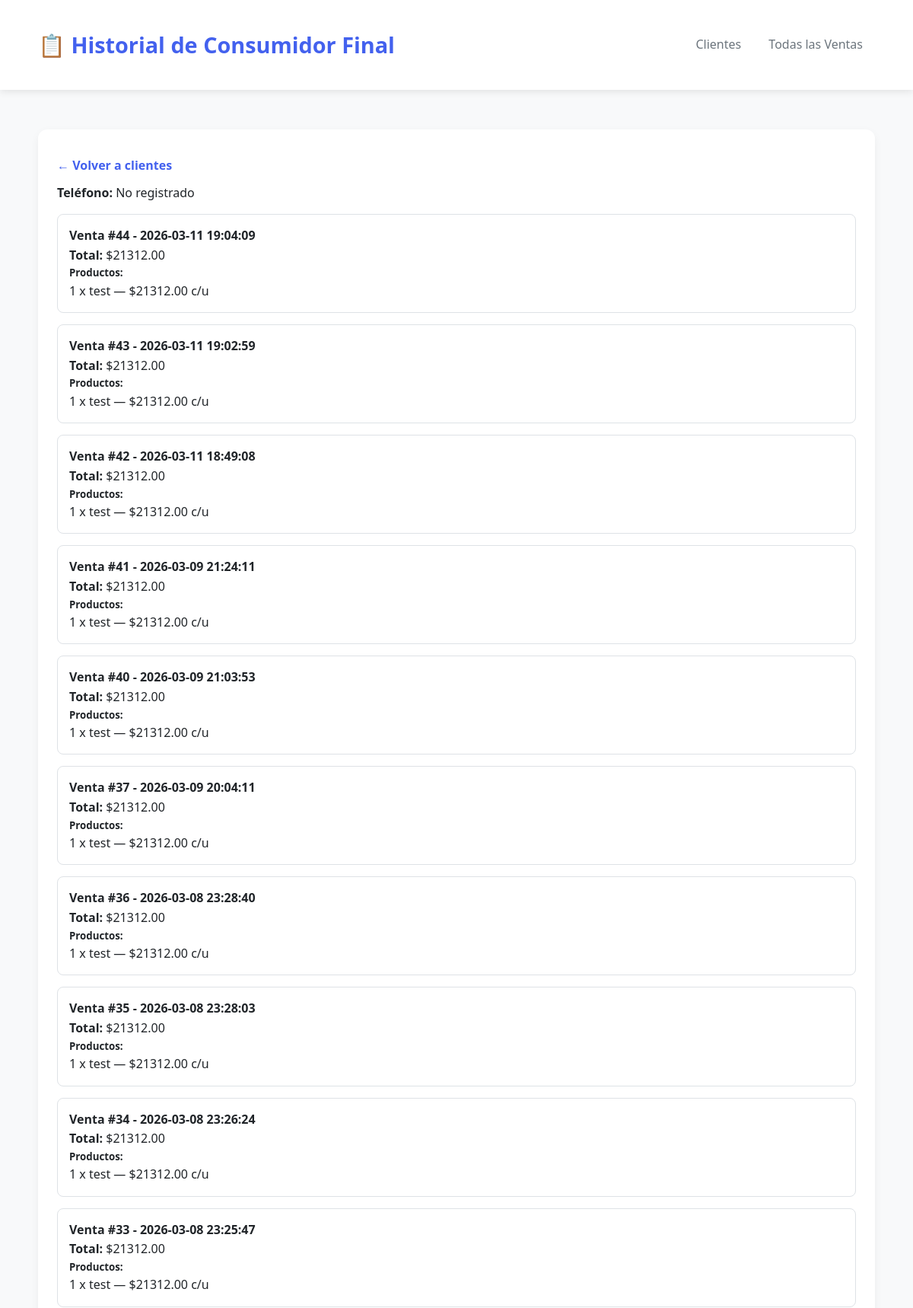
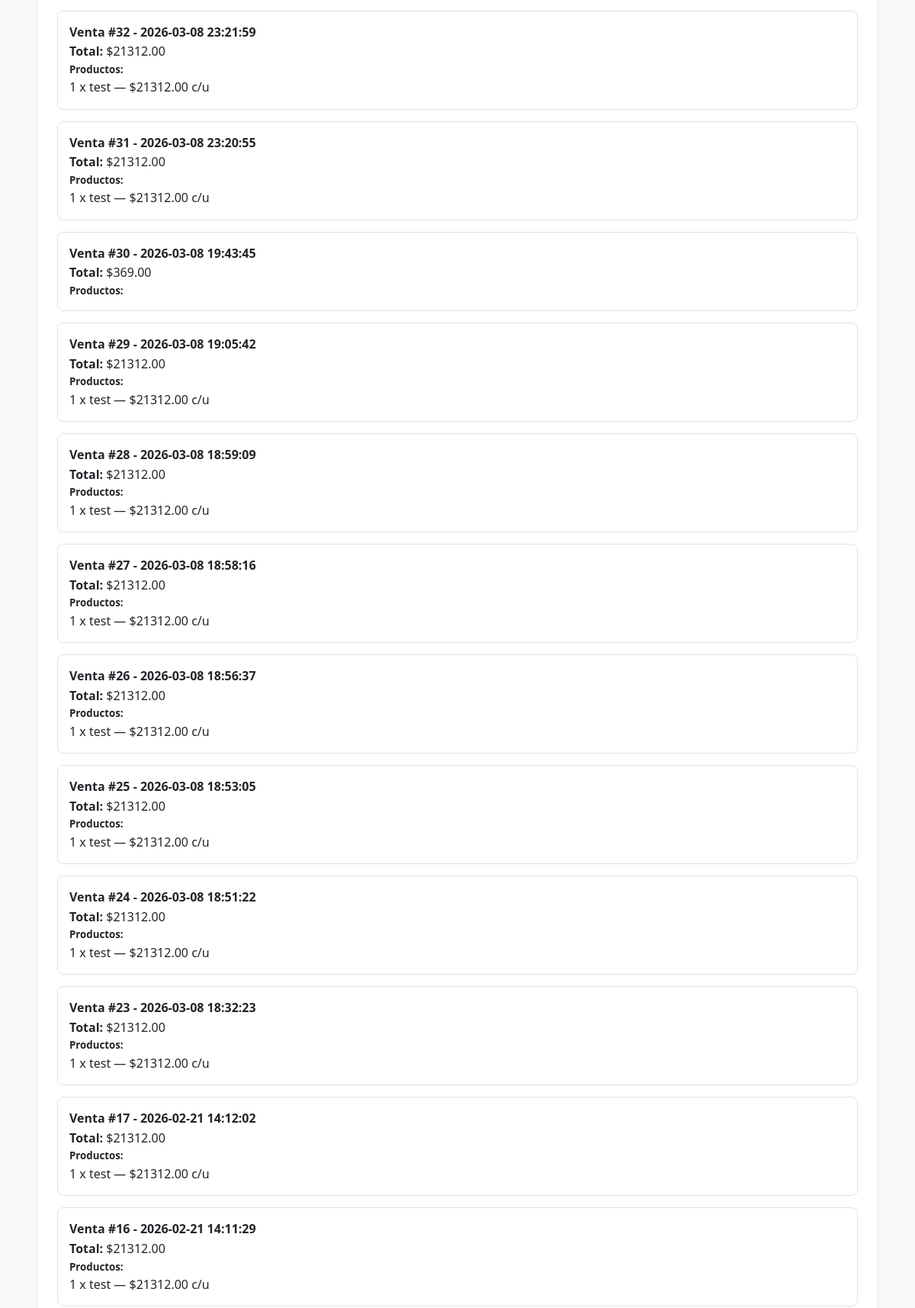
/cliente/9 (signed in, upper part), run on the app's committed database (2 pictures, top to bottom).
### tables this page shows
CREATE TABLE clientes (
                    id INTEGER PRIMARY KEY AUTOINCREMENT,
                    nombre TEXT NOT NULL,
                    telefono TEXT, cuit TEXT, dni TEXT, email TEXT, tipo INTEGER DEFAULT 0);

CREATE TABLE ventas (
                id INTEGER PRIMARY KEY AUTOINCREMENT,
                fecha TEXT NOT NULL,
                cliente_id INTEGER NOT NULL,
                total REAL NOT NULL,
                metodo_pago TEXT,
                cuotas INTEGER
            , order_id TEXT);

CREATE TABLE detalle_venta (
                    id INTEGER PRIMARY KEY AUTOINCREMENT,
                    venta_id INTEGER NOT NULL,
                    producto_id INTEGER NOT NULL,
                    cantidad INTEGER NOT NULL,
                    precio_unitario REAL NOT NULL);

CREATE TABLE productos (
    id INTEGER PRIMARY KEY AUTOINCREMENT,

        sku TEXT NOT NULL UNIQUE,
        descripcion TEXT NOT NULL,

        precio REAL NOT NULL,
        promotional_price TEXT,

        stock INTEGER,

        barcode TEXT,

        variant_id TEXT UNIQUE,
        product_id TEXT,

        activo INTEGER NOT NULL DEFAULT 1,
        fecha_creacion DATETIME DEFAULT CURRENT_TIMESTAMP,
        
        imagen_url TEXT
    );

### routes/ventas.py (the view)
@ventas_bp.route('/cliente/<int:cliente_id>')
@login_required
def historial_cliente(cliente_id):
    conn = sqlite3.connect('negocio.db')
    cliente = conn.execute("SELECT * FROM clientes WHERE id = ?", (cliente_id,)).fetchone()
    if not cliente:
        flash("Cliente no encontrado", "error")
        conn.close()
        return redirect(url_for('clientes.clientes'))
    ventas = conn.execute("""
        SELECT v.id, v.fecha, v.total FROM ventas v
        WHERE v.cliente_id = ? ORDER BY v.fecha DESC
    """, (cliente_id,)).fetchall()
    ventas_detalle = []
    for venta in ventas:
        detalle = conn.execute("""
            SELECT p.descripcion, dv.cantidad, dv.precio_unitario
            FROM detalle_venta dv
            JOIN productos p ON dv.producto_id = p.id
            WHERE dv.venta_id = ?
        """, (venta[0],)).fetchall()
        ventas_detalle.append({'id': venta[0], 'fecha': venta[1], 'total': venta[2], 'detalle': detalle})
    conn.close()
    return render_template('historial_cliente.html', cliente=cliente, ventas=ventas_detalle)

### routes/__init__.py (called while the page is built)
def login_required(f):
    @wraps(f)
    def decorated_function(*args, **kwargs):
        if 'user_id' not in session:
            return redirect(url_for('auth.login'))
        return f(*args, **kwargs)
    return decorated_function

### templates/historial_cliente.html (shortened to what this page needs)
<!DOCTYPE html>
<html>
<head>
  <link rel="stylesheet" href="{{ url_for('static', filename='style.css') }}">
</head>
<body>
  <header>
    <div class="container">
      <h1>📋 Historial de {{ cliente[1] }}</h1>
      <nav>
        <a href="/clientes">Clientes</a>
        <a href="/ventas_historial">Todas las Ventas</a>
      </nav>
    </div>
  </header>
  <div class="container">
    <main>
      <a href="/clientes" class="back-link">← Volver a clientes</a>
      <p><strong>Teléfono:</strong> {{ cliente[2] or 'No registrado' }}</p>
      {% if ventas %}
        {% for v in ventas %}
          <div style="border: 1px solid #dee2e6; border-radius: 8px; padding: 15px; margin: 15px 0;">
            <h4>Venta #{{ v.id }} - {{ v.fecha }}</h4>
            <p><strong>Total:</strong> ${{ "%.2f"|format(v.total) }}</p>
            <h5>Productos:</h5>
            <ul style="list-style: none; padding-left: 0;">
              {% for item in v.detalle %}
                <li>{{ item[1] }} x {{ item[0] }} — ${{ "%.2f"|format(item[2]) }} c/u</li>
              {% endfor %}
            </ul>
          </div>
        {% endfor %}
      {% else %}
        <p>Este cliente no tiene ventas registradas.</p>
      {% endif %}
    </main>
  </div>
</body>
</html>

### static/style.css (style rules this page uses)
:root { --primary: #4361ee; --primary-dark: #3a56d4; --success: #2ecc71; --danger: #e63946; --light: #f8f9fa; --dark: #212529; --gray: #6c757d; --border: #dee2e6; }
* { margin: 0; padding: 0; box-sizing: border-box; }
body { font-family: 'Segoe UI', Tahoma, Geneva, Verdana, sans-serif; background-color: var(--light); color: var(--dark); line-height: 1.6; }
.container { width: 95%; max-width: 1200px; margin: 0 auto; padding: 20px; }
header { background: white; box-shadow: 0 2px 10px rgba(0,0,0,0.1); padding: 1rem 0; margin-bottom: 2rem; }
header .container { display: flex; justify-content: space-between; align-items: center; }
header h1 { font-size: 1.8rem; color: var(--primary); font-weight: 700; }
nav a { text-decoration: none; color: var(--gray); padding: 8px 16px; border-radius: 6px; transition: all 0.3s; }
main { background: white; border-radius: 12px; padding: 25px; box-shadow: 0 4px 12px rgba(0,0,0,0.05); }
.back-link { display: inline-block; margin: 10px 0; color: var(--primary); text-decoration: none; font-weight: 600; }

### data on the page
clientes: nombre "Consumidor Final", telefono "No registrado"
ventas: id "44", fecha "2026-03-11 19:04:09", total "21312.00"
detalle_venta: cantidad "1", descripcion "test", precio_unitario "21312.00"
ventas: id "43", fecha "2026-03-11 19:02:59", total "21312.00"
detalle_venta: cantidad "1", descripcion "test", precio_unitario "21312.00"
ventas: id "42", fecha "2026-03-11 18:49:08", total "21312.00"
detalle_venta: cantidad "1", descripcion "test", precio_unitario "21312.00"
ventas: id "41", fecha "2026-03-09 21:24:11", total "21312.00"
detalle_venta: cantidad "1", descripcion "test", precio_unitario "21312.00"
ventas: id "40", fecha "2026-03-09 21:03:53", total "21312.00"
detalle_venta: cantidad "1", descripcion "test", precio_unitario "21312.00"
ventas: id "37", fecha "2026-03-09 20:04:11", total "21312.00"
detalle_venta: cantidad "1", descripcion "test", precio_unitario "21312.00"
ventas: id "36", fecha "2026-03-08 23:28:40", total "21312.00"
detalle_venta: cantidad "1", descripcion "test", precio_unitario "21312.00"
ventas: id "35", fecha "2026-03-08 23:28:03", total "21312.00"
detalle_venta: cantidad "1", descripcion "test", precio_unitario "21312.00"
ventas: id "34", fecha "2026-03-08 23:26:24", total "21312.00"
detalle_venta: cantidad "1", descripcion "test", precio_unitario "21312.00"
ventas: id "33", fecha "2026-03-08 23:25:47", total "21312.00"
detalle_venta: cantidad "1", descripcion "test", precio_unitario "21312.00"
ventas: id "32", fecha "2026-03-08 23:21:59", total "21312.00"
detalle_venta: cantidad "1", descripcion "test", precio_unitario "21312.00"
ventas: id "31", fecha "2026-03-08 23:20:55", total "21312.00"
detalle_venta: cantidad "1", descripcion "test", precio_unitario "21312.00"
ventas: id "30", fecha "2026-03-08 19:43:45", total "369.00"
ventas: id "29", fecha "2026-03-08 19:05:42", total "21312.00"
detalle_venta: cantidad "1", descripcion "test", precio_unitario "21312.00"
ventas: id "28", fecha "2026-03-08 18:59:09", total "21312.00"
detalle_venta: cantidad "1", descripcion "test", precio_unitario "21312.00"
ventas: id "27", fecha "2026-03-08 18:58:16", total "21312.00"
detalle_venta: cantidad "1", descripcion "test", precio_unitario "21312.00"
ventas: id "26", fecha "2026-03-08 18:56:37", total "21312.00"
detalle_venta: cantidad "1", descripcion "test", precio_unitario "21312.00"
ventas: id "25", fecha "2026-03-08 18:53:05", total "21312.00"
detalle_venta: cantidad "1", descripcion "test", precio_unitario "21312.00"
ventas: id "24", fecha "2026-03-08 18:51:22", total "21312.00"
detalle_venta: cantidad "1", descripcion "test", precio_unitario "21312.00"
ventas: id "23", fecha "2026-03-08 18:32:23", total "21312.00"
detalle_venta: cantidad "1", descripcion "test", precio_unitario "21312.00"
ventas: id "17", fecha "2026-02-21 14:12:02", total "21312.00"
detalle_venta: cantidad "1", descripcion "test", precio_unitario "21312.00"
ventas: id "16", fecha "2026-02-21 14:11:29", total "21312.00"
detalle_venta: cantidad "1", descripcion "test", precio_unitario "21312.00"
